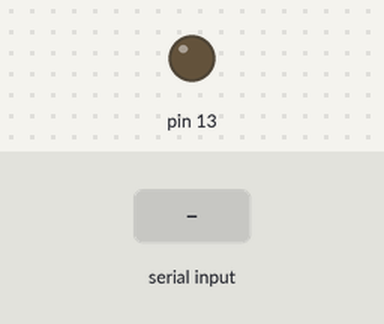
A sketch run on a simulated Arduino Uno, built with avr-gcc and run on an emulated ATmega328P. On the bench: output pins drawn as LEDs (lit = HIGH). The inputs (shaded band) are chosen by the test bench.

Above: at 1.6 s.
1.7 s: byte 30 received over Serial
At 1.77 s:
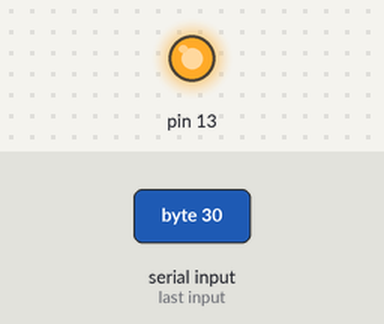
Timing chart, 0 to 4.7 s (numbered marks = the images above; inputs shaded):
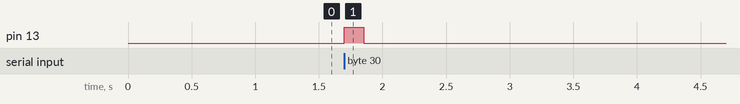

Measured:
- after the input at 1.7 s, pin 13: LOW → HIGH at once, → LOW 0.15 s later

The sketch:

key_control_sketch.ino
```cpp
int inputByte = 0;

void setup() {
  pinMode(13, OUTPUT);
  Serial.begin(9600);
  while (!Serial)
    digitalWrite(13, HIGH);
    delay(200);
    digitalWrite(13, LOW);
    delay(200);
    ;
}

void loop() {
  inputByte = Serial.read();
  if(inputByte > 0){
    digitalWrite(13, HIGH);
    delay(150);
    digitalWrite(13, LOW);
  }
}
```
